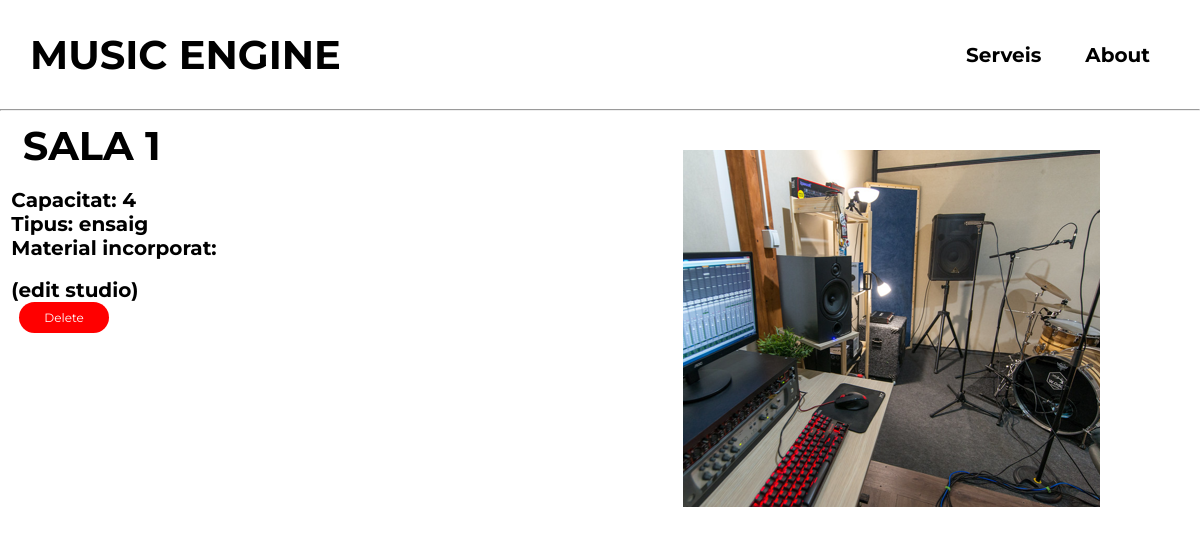
Page /studio/SALA 1/ on the committed database.
### music_engine/models.py (models this page shows, shortened)
class MusicalStudio(models.Model):
    name = models.CharField(max_length=100, primary_key=True)
    capacity = models.IntegerField()
    TYPE_CHOICES = (
        ('ensaig', 'ENSAIG'),
        ('enregistrar', 'ENREGISTRAR')
    )
    type = models.CharField(choices=TYPE_CHOICES, max_length=100)
    incorporated_material = models.ManyToManyField(MusicalMaterial, blank=True)

### music_engine/views.py (the view)
# urls.py: path('studio/<str:pk>/', studio_detail, name='studio_detail'),
def studio_detail(request, pk):
    studio = get_object_or_404(MusicalStudio, pk=pk)
    return render(request, 'studio_detail.html', {'studio': studio})

### templates/studio_detail.html (shortened to what this page needs)
{% include 'navbar.html' %}
{% load static %}
{% block content %}
<img src="{% static 'images/sala1.png' %}" style="position: absolute; top: 150px; right: 100px;">
<h1>&nbsp {{ studio.name }}</h1>
<p>&nbsp Capacitat: {{ studio.capacity }}</p>
<p>&nbsp Tipus: {{ studio.type }}</p>
<p>&nbsp Material incorporat:</p>
<ul>
</ul>
    <p>&nbsp (<a class="edit-button" href="{% url 'studio_edit' studio.name %}">edit studio</a>)</p>
    <a class="cta" href="{% url 'studio_delete' studio.name %}">
        &nbsp <button class="button button-red">Delete</button>
    </a>
{% endblock %}

### templates/navbar.html (style rules this page uses)
* { box-sizing: border-box; margin: 0; padding: 0; }
li, a, p, tr { font-family: "Montserrat", sans-serif; font-weight: 700; font-size: 20px; color: black; text-decoration: none; }
h1 { font-family: "Montserrat", sans-serif; font-weight: 1400; font-size: 40px; color: black; text-decoration: none; margin: 0; }
.button { padding: 8px 25px; border: none; border-radius: 50px; cursor: pointer; font-family: "Montserrat", sans-serif; }
.button-red { background-color: red; color: white; font-size: 12px; }

### rows in the picture
MusicalStudio: name "SALA 1", capacity "4", type "ensaig"
